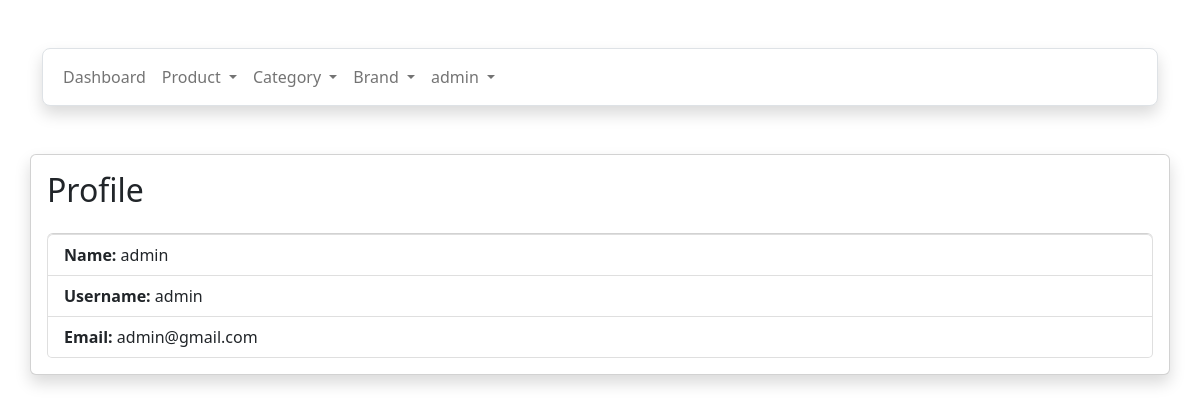
The app's page /profile.php (signed in) with its own data.
### tables this page shows
CREATE TABLE `users` (
  `id` int(11) NOT NULL,
  `fullname` varchar(255) NOT NULL,
  `email` varchar(255) NOT NULL,
  `password` varchar(255) NOT NULL,
  `username` varchar(255) NOT NULL,
  `role` enum('admin','user') NOT NULL DEFAULT 'user'
);

### profile.php (the view, shortened to what this page needs)
<?php
include './config.php';
?>
<!DOCTYPE html>
<html lang="en">
<head>
    <link rel="stylesheet" href="./assets/css/bootstrap.min.css">
</head>
<body>
<div class="container">
<?php include './navbar.php';?>
    <div class="row  mt-5 ">
        <div class="card p-3 col-12 mb-2 shadow">
            <h2>Profile</h2>
            <ul class="list-group mt-3">
                <li class="list-group-item"><strong>Name:</strong> <span><?php echo $row['fullname'] ?></span></li>
                <li class="list-group-item"><strong>Username:</strong> <span><?php echo $row['username'] ?></span></li>
                <li class="list-group-item"><strong>Email:</strong> <span><?php echo $row['email'] ?></span></li>
            </ul>
        </div>
    </div>
</div>
</body>
</html>

### navbar.php (shortened to what this page needs)
<nav class="navbar navbar-expand-lg bg-white shadow border navbar-white  rounded-3 mt-5">
  <div class="container-fluid">
    <div class="collapse navbar-collapse" id="navbarNavDropdown">
      <ul class="navbar-nav">
        <li class="nav-item">
          <a class="nav-link" aria-current="page" href="./dashboard.php">Dashboard</a>
        </li>
        <li class="nav-item dropdown">
          <a class="nav-link dropdown-toggle" href="#" role="button" data-bs-toggle="dropdown" aria-expanded="false">
            Product
          </a>
        </li>
        <li class="nav-item dropdown">
          <a class="nav-link dropdown-toggle" href="#" role="button" data-bs-toggle="dropdown" aria-expanded="false">
            Category
          </a>
        </li>
        <li class="nav-item dropdown">
          <a class="nav-link dropdown-toggle" href="#" role="button" data-bs-toggle="dropdown" aria-expanded="false">
            Brand
          </a>
        </li>
        <li class="nav-item dropdown ">
          <a class="nav-link dropdown-toggle" href="#" role="button" data-bs-toggle="dropdown" aria-expanded="false">
            <?php
            $sql = "SELECT * FROM users WHERE username = '$_COOKIE[username]'";
            $result = $conn->query($sql);
            $row = $result->fetch_assoc();
            echo $row['fullname']; ?>
          </a>
        </li>
      </ul>
    </div>
  </div>
</nav>

### records on screen
users: fullname "admin", username "admin", email "admin@gmail.com"
